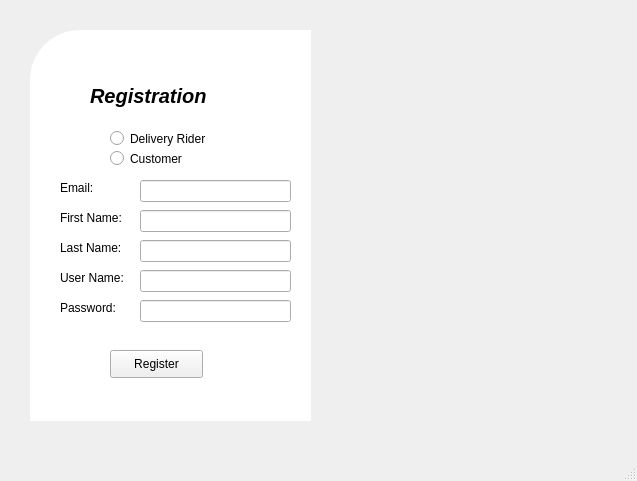
<?xml version="1.0" encoding="UTF-8"?>
<ui version="4.0">
 <class>MainWindow</class>
 <widget class="QMainWindow" name="MainWindow">
  <property name="geometry">
   <rect>
    <x>0</x>
    <y>0</y>
    <width>637</width>
    <height>481</height>
   </rect>
  </property>
  <property name="windowTitle">
   <string>MainWindow</string>
  </property>
  <widget class="QWidget" name="centralwidget">
   <widget class="QWidget" name="widget" native="true">
    <property name="geometry">
     <rect>
      <x>310</x>
      <y>30</y>
      <width>291</width>
      <height>391</height>
     </rect>
    </property>
    <property name="styleSheet">
     <string notr="true">border-image: url(:/Images/kentucky-fried-chicken-copycat-4-of-6-edited.jpg);
border-bottom-right-radius: 50px ;</string>
    </property>
   </widget>
   <widget class="QLabel" name="label">
    <property name="geometry">
     <rect>
      <x>30</x>
      <y>30</y>
      <width>281</width>
      <height>391</height>
     </rect>
    </property>
    <property name="styleSheet">
     <string notr="true">background-color:rgba(255,255,255,255);
border-top-left-radius: 50px ;</string>
    </property>
    <property name="text">
     <string/>
    </property>
   </widget>
   <widget class="QLabel" name="EmailLabel">
    <property name="geometry">
     <rect>
      <x>60</x>
      <y>180</y>
      <width>91</width>
      <height>16</height>
     </rect>
    </property>
    <property name="text">
     <string>Email:</string>
    </property>
   </widget>
   <widget class="QLineEdit" name="EmailLine">
    <property name="geometry">
     <rect>
      <x>140</x>
      <y>180</y>
      <width>151</width>
      <height>22</height>
     </rect>
    </property>
   </widget>
   <widget class="QLabel" name="label_6">
    <property name="geometry">
     <rect>
      <x>90</x>
      <y>80</y>
      <width>171</width>
      <height>31</height>
     </rect>
    </property>
    <property name="font">
     <font>
      <pointsize>15</pointsize>
      <weight>75</weight>
      <italic>true</italic>
      <bold>true</bold>
     </font>
    </property>
    <property name="text">
     <string>Registration</string>
    </property>
   </widget>
   <widget class="QLineEdit" name="PassLine">
    <property name="geometry">
     <rect>
      <x>140</x>
      <y>300</y>
      <width>151</width>
      <height>22</height>
     </rect>
    </property>
   </widget>
   <widget class="QLabel" name="FnameLabel">
    <property name="geometry">
     <rect>
      <x>60</x>
      <y>210</y>
      <width>91</width>
      <height>16</height>
     </rect>
    </property>
    <property name="text">
     <string>First Name:</string>
    </property>
   </widget>
   <widget class="QLabel" name="PassLabel">
    <property name="geometry">
     <rect>
      <x>60</x>
      <y>300</y>
      <width>91</width>
      <height>16</height>
     </rect>
    </property>
    <property name="text">
     <string>Password:</string>
    </property>
   </widget>
   <widget class="QPushButton" name="RegisterButton">
    <property name="geometry">
     <rect>
      <x>110</x>
      <y>350</y>
      <width>93</width>
      <height>28</height>
     </rect>
    </property>
    <property name="text">
     <string>Register</string>
    </property>
   </widget>
   <widget class="QLabel" name="LnameLabel">
    <property name="geometry">
     <rect>
      <x>60</x>
      <y>240</y>
      <width>91</width>
      <height>16</height>
     </rect>
    </property>
    <property name="text">
     <string>Last Name:</string>
    </property>
   </widget>
   <widget class="QLineEdit" name="FnameLine">
    <property name="geometry">
     <rect>
      <x>140</x>
      <y>210</y>
      <width>151</width>
      <height>22</height>
     </rect>
    </property>
   </widget>
   <widget class="QLineEdit" name="LnameLine">
    <property name="geometry">
     <rect>
      <x>140</x>
      <y>240</y>
      <width>151</width>
      <height>22</height>
     </rect>
    </property>
   </widget>
   <widget class="QRadioButton" name="RiderButton">
    <property name="geometry">
     <rect>
      <x>110</x>
      <y>130</y>
      <width>101</width>
      <height>17</height>
     </rect>
    </property>
    <property name="text">
     <string>Delivery Rider</string>
    </property>
   </widget>
   <widget class="QRadioButton" name="CustomerButton">
    <property name="geometry">
     <rect>
      <x>110</x>
      <y>150</y>
      <width>101</width>
      <height>17</height>
     </rect>
    </property>
    <property name="text">
     <string>Customer</string>
    </property>
   </widget>
   <widget class="QLabel" name="LnameLabel_2">
    <property name="geometry">
     <rect>
      <x>60</x>
      <y>270</y>
      <width>91</width>
      <height>16</height>
     </rect>
    </property>
    <property name="text">
     <string>User Name:</string>
    </property>
   </widget>
   <widget class="QLineEdit" name="LnameLine_2">
    <property name="geometry">
     <rect>
      <x>140</x>
      <y>270</y>
      <width>151</width>
      <height>22</height>
     </rect>
    </property>
   </widget>
  </widget>
  <widget class="QMenuBar" name="menubar">
   <property name="geometry">
    <rect>
     <x>0</x>
     <y>0</y>
     <width>637</width>
     <height>22</height>
    </rect>
   </property>
  </widget>
  <widget class="QStatusBar" name="statusbar"/>
 </widget>
 <resources>
  <include location="res.qrc"/>
 </resources>
 <connections/>
</ui>
